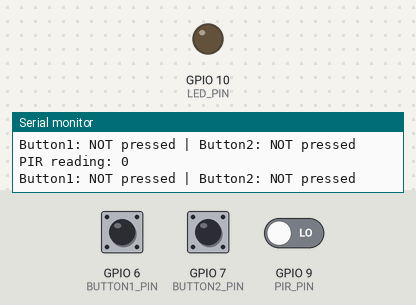
Bench run of a program on a simulated Seeed XIAO ESP32-C3. On the bench: output pins drawn as LEDs (lit = HIGH), the last lines printed to the serial monitor. The inputs (shaded band) are chosen by the test bench; at power-on: GPIO 6 (BUTTON1_PIN) HIGH, GPIO 7 (BUTTON2_PIN) HIGH, GPIO 9 (PIR_PIN) LOW.

Above: at 3.2 s.
3.3 s: GPIO 6 (BUTTON1_PIN) pulled LOW for 0.6 s
At 4.0 s:
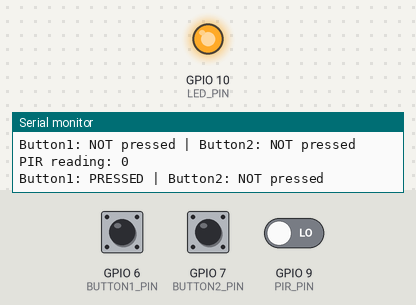
5.4 s: GPIO 7 (BUTTON2_PIN) pulled LOW for 0.6 s
At 6.8 s:
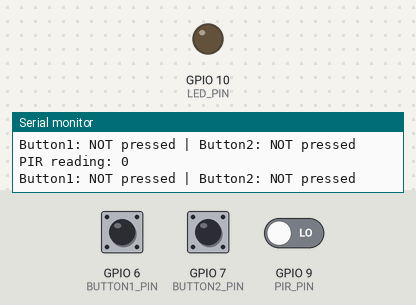
9.5 s: GPIO 6 (BUTTON1_PIN) pulled LOW for 1 s
At 10.0 s:
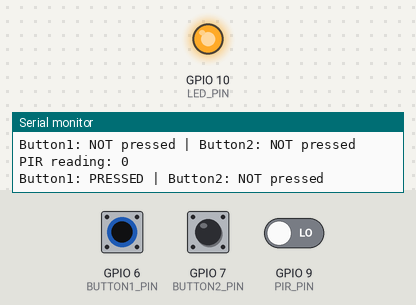
12.0 s: GPIO 7 (BUTTON2_PIN) pulled LOW for 1 s
At 13.2 s:
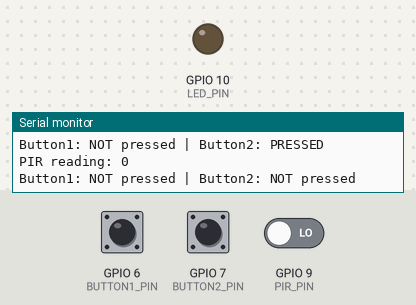
14.5 s: GPIO 6 (BUTTON1_PIN) driven LOW and GPIO 7 (BUTTON2_PIN) driven LOW
Timing chart, 0 to 17.5 s (numbered marks = the images above; inputs shaded):
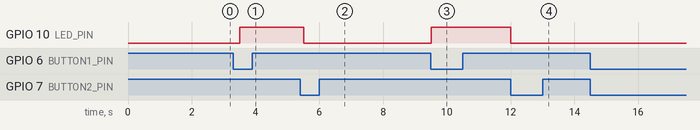

Measured:
- after the input at 3.3 s, GPIO 10 (LED_PIN): LOW → HIGH after 0.20 s
- after the input at 5.4 s, GPIO 10 (LED_PIN): HIGH → LOW after 0.11 s
- after the input at 9.5 s, GPIO 10 (LED_PIN): LOW → HIGH at once
- after the input at 12.0 s, GPIO 10 (LED_PIN): HIGH → LOW at once

The program:

main.cpp
```cpp
#include <Arduino.h>

// Pin assignments (adjust as needed for your board/pin usage)
#define PIR_PIN       D9   // Digital input from PIR sensor
#define BUTTON1_PIN   D4   // Button 1 input
#define BUTTON2_PIN   D5   // Button 2 input
#define LED_PIN       D10  // LED output (possibly onboard LED on some XIAO boards)

void setup() {
  Serial.begin(115200);

  // Configure PIR sensor pin
  pinMode(PIR_PIN, INPUT);

  // Configure buttons with internal pull-ups
  // -> Pressing the button will read LOW
  pinMode(BUTTON1_PIN, INPUT_PULLUP);
  pinMode(BUTTON2_PIN, INPUT_PULLUP);

  // Configure LED pin as output
  pinMode(LED_PIN, OUTPUT);
  digitalWrite(LED_PIN, LOW); // Start with LED off

  Serial.println("=== PIR + 2 Buttons + LED Test (XIAO ESP32C3) ===");
  Serial.println("Waiting a bit for the PIR sensor to stabilize...");
  delay(2000); // Some PIR sensors need time to warm up
  Serial.println("Ready!");
}

void loop() {
  // 1. Read PIR sensor (digital: 0 or 1)
  int pirValue = digitalRead(PIR_PIN);

  // Print PIR reading
  Serial.print("PIR reading: ");
  Serial.println(pirValue);

  // If motion is detected, print a message
  if (pirValue == HIGH) {
    Serial.println("Motion detected!");
  }

  // 2. Read the two buttons
  // Because we used INPUT_PULLUP, a pressed button reads LOW
  bool button1Pressed = (digitalRead(BUTTON1_PIN) == LOW);
  bool button2Pressed = (digitalRead(BUTTON2_PIN) == LOW);

  // Print button states
  Serial.print("Button1: ");
  Serial.print(button1Pressed ? "PRESSED" : "NOT pressed");
  Serial.print(" | Button2: ");
  Serial.println(button2Pressed ? "PRESSED" : "NOT pressed");

  // 3. Control the LED
  // Turn LED on if EITHER button is pressed
  if (button1Pressed) {
    digitalWrite(LED_PIN, HIGH);
  }
  if (button2Pressed){
    digitalWrite(LED_PIN, LOW);
  }

  // Delay to avoid spamming the serial monitor
  delay(500);
}
```
